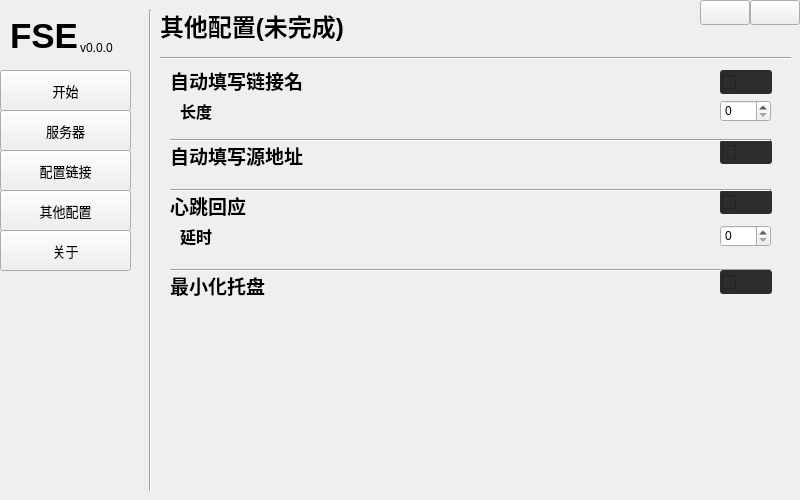
<?xml version="1.0" encoding="UTF-8"?>
<ui version="4.0">
 <class>MainWindow</class>
 <widget class="QMainWindow" name="MainWindow">
  <property name="enabled">
   <bool>true</bool>
  </property>
  <property name="geometry">
   <rect>
    <x>0</x>
    <y>0</y>
    <width>800</width>
    <height>500</height>
   </rect>
  </property>
  <property name="minimumSize">
   <size>
    <width>800</width>
    <height>500</height>
   </size>
  </property>
  <property name="maximumSize">
   <size>
    <width>800</width>
    <height>500</height>
   </size>
  </property>
  <property name="windowTitle">
   <string>Frp快速配置</string>
  </property>
  <widget class="QWidget" name="centralwidget">
   <widget class="Line" name="line">
    <property name="geometry">
     <rect>
      <x>140</x>
      <y>10</y>
      <width>20</width>
      <height>481</height>
     </rect>
    </property>
    <property name="orientation">
     <enum>Qt::Vertical</enum>
    </property>
   </widget>
   <widget class="QStackedWidget" name="stackedWidget">
    <property name="geometry">
     <rect>
      <x>160</x>
      <y>10</y>
      <width>631</width>
      <height>481</height>
     </rect>
    </property>
    <property name="mouseTracking">
     <bool>false</bool>
    </property>
    <property name="contextMenuPolicy">
     <enum>Qt::NoContextMenu</enum>
    </property>
    <property name="layoutDirection">
     <enum>Qt::LeftToRight</enum>
    </property>
    <property name="autoFillBackground">
     <bool>false</bool>
    </property>
    <property name="currentIndex">
     <number>3</number>
    </property>
    <widget class="QWidget" name="page">
     <widget class="Line" name="line_5">
      <property name="geometry">
       <rect>
        <x>0</x>
        <y>40</y>
        <width>631</width>
        <height>16</height>
       </rect>
      </property>
      <property name="orientation">
       <enum>Qt::Horizontal</enum>
      </property>
     </widget>
     <widget class="QLabel" name="label_10">
      <property name="geometry">
       <rect>
        <x>0</x>
        <y>0</y>
        <width>431</width>
        <height>31</height>
       </rect>
      </property>
      <property name="font">
       <font>
        <pointsize>18</pointsize>
        <bold>true</bold>
       </font>
      </property>
      <property name="text">
       <string>开始</string>
      </property>
     </widget>
     <widget class="QPushButton" name="main_start">
      <property name="geometry">
       <rect>
        <x>0</x>
        <y>50</y>
        <width>281</width>
        <height>51</height>
       </rect>
      </property>
      <property name="font">
       <font>
        <pointsize>14</pointsize>
        <bold>false</bold>
       </font>
      </property>
      <property name="text">
       <string/>
      </property>
     </widget>
     <widget class="QTextEdit" name="main_log">
      <property name="geometry">
       <rect>
        <x>0</x>
        <y>100</y>
        <width>621</width>
        <height>371</height>
       </rect>
      </property>
     </widget>
     <widget class="QPushButton" name="main_clear">
      <property name="geometry">
       <rect>
        <x>560</x>
        <y>50</y>
        <width>61</width>
        <height>51</height>
       </rect>
      </property>
      <property name="font">
       <font>
        <pointsize>14</pointsize>
        <bold>false</bold>
       </font>
      </property>
      <property name="text">
       <string/>
      </property>
     </widget>
     <widget class="QPushButton" name="main_stop">
      <property name="geometry">
       <rect>
        <x>280</x>
        <y>50</y>
        <width>281</width>
        <height>51</height>
       </rect>
      </property>
      <property name="font">
       <font>
        <pointsize>14</pointsize>
        <bold>false</bold>
       </font>
      </property>
      <property name="text">
       <string/>
      </property>
     </widget>
     <zorder>main_log</zorder>
     <zorder>line_5</zorder>
     <zorder>label_10</zorder>
     <zorder>main_start</zorder>
     <zorder>main_clear</zorder>
     <zorder>main_stop</zorder>
    </widget>
    <widget class="QWidget" name="page0">
     <widget class="Line" name="line_4">
      <property name="geometry">
       <rect>
        <x>0</x>
        <y>40</y>
        <width>641</width>
        <height>16</height>
       </rect>
      </property>
      <property name="orientation">
       <enum>Qt::Horizontal</enum>
      </property>
     </widget>
     <widget class="QLabel" name="label_4">
      <property name="geometry">
       <rect>
        <x>0</x>
        <y>0</y>
        <width>431</width>
        <height>31</height>
       </rect>
      </property>
      <property name="font">
       <font>
        <pointsize>18</pointsize>
        <bold>true</bold>
       </font>
      </property>
      <property name="text">
       <string>服务器地址</string>
      </property>
     </widget>
     <widget class="QWidget" name="widget" native="true">
      <property name="geometry">
       <rect>
        <x>310</x>
        <y>60</y>
        <width>321</width>
        <height>131</height>
       </rect>
      </property>
      <widget class="QLabel" name="label_7">
       <property name="geometry">
        <rect>
         <x>10</x>
         <y>10</y>
         <width>71</width>
         <height>16</height>
        </rect>
       </property>
       <property name="text">
        <string>服务器地址</string>
       </property>
      </widget>
      <widget class="QLabel" name="label_8">
       <property name="geometry">
        <rect>
         <x>10</x>
         <y>40</y>
         <width>71</width>
         <height>16</height>
        </rect>
       </property>
       <property name="text">
        <string>服务器端口</string>
       </property>
      </widget>
      <widget class="QLabel" name="label_9">
       <property name="geometry">
        <rect>
         <x>10</x>
         <y>70</y>
         <width>71</width>
         <height>16</height>
        </rect>
       </property>
       <property name="text">
        <string>服务器密钥</string>
       </property>
      </widget>
      <widget class="QLabel" name="show_IP">
       <property name="geometry">
        <rect>
         <x>80</x>
         <y>10</y>
         <width>231</width>
         <height>16</height>
        </rect>
       </property>
       <property name="text">
        <string>无配置</string>
       </property>
      </widget>
      <widget class="QLabel" name="show_Port">
       <property name="geometry">
        <rect>
         <x>80</x>
         <y>40</y>
         <width>231</width>
         <height>16</height>
        </rect>
       </property>
       <property name="text">
        <string>无配置</string>
       </property>
      </widget>
      <widget class="QLabel" name="show_token">
       <property name="geometry">
        <rect>
         <x>80</x>
         <y>70</y>
         <width>231</width>
         <height>16</height>
        </rect>
       </property>
       <property name="text">
        <string>无配置</string>
       </property>
      </widget>
     </widget>
     <widget class="QWidget" name="widget_2" native="true">
      <property name="geometry">
       <rect>
        <x>20</x>
        <y>60</y>
        <width>231</width>
        <height>131</height>
       </rect>
      </property>
      <widget class="QLineEdit" name="server_Port">
       <property name="geometry">
        <rect>
         <x>80</x>
         <y>40</y>
         <width>131</width>
         <height>20</height>
        </rect>
       </property>
       <property name="placeholderText">
        <string>输入端口号</string>
       </property>
      </widget>
      <widget class="QLabel" name="label">
       <property name="geometry">
        <rect>
         <x>2</x>
         <y>12</y>
         <width>71</width>
         <height>16</height>
        </rect>
       </property>
       <property name="text">
        <string>服务器地址</string>
       </property>
      </widget>
      <widget class="QLabel" name="label_3">
       <property name="geometry">
        <rect>
         <x>2</x>
         <y>72</y>
         <width>71</width>
         <height>16</height>
        </rect>
       </property>
       <property name="text">
        <string>服务器密钥</string>
       </property>
      </widget>
      <widget class="QLineEdit" name="server_IP">
       <property name="geometry">
        <rect>
         <x>80</x>
         <y>10</y>
         <width>131</width>
         <height>20</height>
        </rect>
       </property>
       <property name="text">
        <string/>
       </property>
       <property name="placeholderText">
        <string>输入IP</string>
       </property>
      </widget>
      <widget class="QLabel" name="label_2">
       <property name="geometry">
        <rect>
         <x>2</x>
         <y>42</y>
         <width>71</width>
         <height>16</height>
        </rect>
       </property>
       <property name="text">
        <string>服务器端口</string>
       </property>
      </widget>
      <widget class="QLineEdit" name="server_token">
       <property name="geometry">
        <rect>
         <x>80</x>
         <y>70</y>
         <width>131</width>
         <height>20</height>
        </rect>
       </property>
       <property name="placeholderText">
        <string>token</string>
       </property>
      </widget>
      <widget class="QPushButton" name="server_save">
       <property name="geometry">
        <rect>
         <x>10</x>
         <y>100</y>
         <width>201</width>
         <height>24</height>
        </rect>
       </property>
       <property name="text">
        <string>保存</string>
       </property>
      </widget>
      <zorder>server_Port</zorder>
      <zorder>label</zorder>
      <zorder>label_3</zorder>
      <zorder>label_2</zorder>
      <zorder>server_token</zorder>
      <zorder>server_save</zorder>
      <zorder>server_IP</zorder>
     </widget>
    </widget>
    <widget class="QWidget" name="page1">
     <widget class="Line" name="line_3">
      <property name="geometry">
       <rect>
        <x>0</x>
        <y>40</y>
        <width>641</width>
        <height>16</height>
       </rect>
      </property>
      <property name="orientation">
       <enum>Qt::Horizontal</enum>
      </property>
     </widget>
     <widget class="QLabel" name="label_5">
      <property name="geometry">
       <rect>
        <x>0</x>
        <y>0</y>
        <width>431</width>
        <height>31</height>
       </rect>
      </property>
      <property name="font">
       <font>
        <pointsize>18</pointsize>
        <bold>true</bold>
       </font>
      </property>
      <property name="text">
       <string>配置链接</string>
      </property>
     </widget>
     <widget class="QPushButton" name="link_create">
      <property name="geometry">
       <rect>
        <x>520</x>
        <y>60</y>
        <width>101</width>
        <height>41</height>
       </rect>
      </property>
      <property name="text">
       <string>创建</string>
      </property>
     </widget>
     <widget class="QPushButton" name="link_delete">
      <property name="geometry">
       <rect>
        <x>320</x>
        <y>60</y>
        <width>101</width>
        <height>41</height>
       </rect>
      </property>
      <property name="text">
       <string>删除</string>
      </property>
     </widget>
     <widget class="QPushButton" name="link_modify">
      <property name="geometry">
       <rect>
        <x>420</x>
        <y>60</y>
        <width>101</width>
        <height>41</height>
       </rect>
      </property>
      <property name="text">
       <string>编辑</string>
      </property>
     </widget>
     <widget class="QTableWidget" name="linktable">
      <property name="geometry">
       <rect>
        <x>0</x>
        <y>100</y>
        <width>621</width>
        <height>371</height>
       </rect>
      </property>
     </widget>
    </widget>
    <widget class="QWidget" name="page_2">
     <widget class="Line" name="line_6">
      <property name="geometry">
       <rect>
        <x>0</x>
        <y>40</y>
        <width>641</width>
        <height>16</height>
       </rect>
      </property>
      <property name="orientation">
       <enum>Qt::Horizontal</enum>
      </property>
     </widget>
     <widget class="QLabel" name="label_11">
      <property name="geometry">
       <rect>
        <x>0</x>
        <y>0</y>
        <width>431</width>
        <height>31</height>
       </rect>
      </property>
      <property name="font">
       <font>
        <pointsize>18</pointsize>
        <bold>true</bold>
       </font>
      </property>
      <property name="text">
       <string>其他配置(未完成)</string>
      </property>
     </widget>
     <widget class="QCheckBox" name="auto_address">
      <property name="geometry">
       <rect>
        <x>560</x>
        <y>130</y>
        <width>52</width>
        <height>24</height>
       </rect>
      </property>
      <property name="styleSheet">
       <string notr="true">QCheckBox {
    background-color: #2c2c2c;
    border-radius: 3px;
    padding: 2px;
}

QCheckBox::checked {
    background-color: #4cd964;
	border-radius: 3px;
	padding: 2px;
}

QCheckBox::indicator::checked { 
	image: None;
	width: 20px; height: 20px;
	border-radius: 2px;
	background-color: #ffffff;
	position: relative;
	left: 25px;
}

QCheckBox::indicator::unchecked { 
	image: None;
	width: 20px; height: 20px;
	border-radius: 2px;
	background-color: #2196F3;
}
</string>
      </property>
      <property name="text">
       <string/>
      </property>
     </widget>
     <widget class="QCheckBox" name="auto_linkname">
      <property name="geometry">
       <rect>
        <x>560</x>
        <y>60</y>
        <width>52</width>
        <height>24</height>
       </rect>
      </property>
      <property name="styleSheet">
       <string notr="true">QCheckBox {
    background-color: #2c2c2c;
    border-radius: 3px;
    padding: 2px;
}

QCheckBox::checked {
    background-color: #4cd964;
	border-radius: 3px;
	padding: 2px;
}

QCheckBox::indicator::checked { 
	image: None;
	width: 20px; height: 20px;
	border-radius: 2px;
	background-color: #ffffff;
	position: relative;
	left: 25px;
}

QCheckBox::indicator::unchecked { 
	image: None;
	width: 20px; height: 20px;
	border-radius: 2px;
	background-color: #2196F3;
}
</string>
      </property>
      <property name="text">
       <string/>
      </property>
     </widget>
     <widget class="QCheckBox" name="auto_heartbeat">
      <property name="geometry">
       <rect>
        <x>560</x>
        <y>180</y>
        <width>52</width>
        <height>24</height>
       </rect>
      </property>
      <property name="styleSheet">
       <string notr="true">QCheckBox {
    background-color: #2c2c2c;
    border-radius: 3px;
    padding: 2px;
}

QCheckBox::checked {
    background-color: #4cd964;
	border-radius: 3px;
	padding: 2px;
}

QCheckBox::indicator::checked { 
	image: None;
	width: 20px; height: 20px;
	border-radius: 2px;
	background-color: #ffffff;
	position: relative;
	left: 25px;
}

QCheckBox::indicator::unchecked { 
	image: None;
	width: 20px; height: 20px;
	border-radius: 2px;
	background-color: #2196F3;
}
</string>
      </property>
      <property name="text">
       <string/>
      </property>
     </widget>
     <widget class="QLabel" name="label_13">
      <property name="geometry">
       <rect>
        <x>10</x>
        <y>55</y>
        <width>161</width>
        <height>31</height>
       </rect>
      </property>
      <property name="font">
       <font>
        <pointsize>14</pointsize>
        <bold>true</bold>
       </font>
      </property>
      <property name="text">
       <string>自动填写链接名</string>
      </property>
     </widget>
     <widget class="QLabel" name="label_14">
      <property name="geometry">
       <rect>
        <x>20</x>
        <y>90</y>
        <width>111</width>
        <height>21</height>
       </rect>
      </property>
      <property name="font">
       <font>
        <pointsize>12</pointsize>
        <bold>true</bold>
       </font>
      </property>
      <property name="text">
       <string>长度</string>
      </property>
     </widget>
     <widget class="QLabel" name="label_15">
      <property name="geometry">
       <rect>
        <x>10</x>
        <y>130</y>
        <width>161</width>
        <height>31</height>
       </rect>
      </property>
      <property name="font">
       <font>
        <pointsize>14</pointsize>
        <bold>true</bold>
       </font>
      </property>
      <property name="text">
       <string>自动填写源地址</string>
      </property>
     </widget>
     <widget class="QLabel" name="label_16">
      <property name="geometry">
       <rect>
        <x>10</x>
        <y>180</y>
        <width>161</width>
        <height>31</height>
       </rect>
      </property>
      <property name="font">
       <font>
        <pointsize>14</pointsize>
        <bold>true</bold>
       </font>
      </property>
      <property name="text">
       <string>心跳回应</string>
      </property>
     </widget>
     <widget class="QLabel" name="label_17">
      <property name="geometry">
       <rect>
        <x>20</x>
        <y>215</y>
        <width>111</width>
        <height>21</height>
       </rect>
      </property>
      <property name="font">
       <font>
        <pointsize>12</pointsize>
        <bold>true</bold>
       </font>
      </property>
      <property name="text">
       <string>延时</string>
      </property>
     </widget>
     <widget class="QSpinBox" name="auto_linkname_box">
      <property name="geometry">
       <rect>
        <x>560</x>
        <y>90</y>
        <width>51</width>
        <height>22</height>
       </rect>
      </property>
     </widget>
     <widget class="QSpinBox" name="auto_heartbeat_box">
      <property name="geometry">
       <rect>
        <x>560</x>
        <y>215</y>
        <width>51</width>
        <height>22</height>
       </rect>
      </property>
     </widget>
     <widget class="Line" name="line_7">
      <property name="geometry">
       <rect>
        <x>10</x>
        <y>120</y>
        <width>601</width>
        <height>20</height>
       </rect>
      </property>
      <property name="orientation">
       <enum>Qt::Horizontal</enum>
      </property>
     </widget>
     <widget class="Line" name="line_8">
      <property name="geometry">
       <rect>
        <x>10</x>
        <y>170</y>
        <width>601</width>
        <height>20</height>
       </rect>
      </property>
      <property name="orientation">
       <enum>Qt::Horizontal</enum>
      </property>
     </widget>
     <widget class="QLabel" name="label_18">
      <property name="geometry">
       <rect>
        <x>10</x>
        <y>260</y>
        <width>161</width>
        <height>31</height>
       </rect>
      </property>
      <property name="font">
       <font>
        <pointsize>14</pointsize>
        <bold>true</bold>
       </font>
      </property>
      <property name="text">
       <string>最小化托盘</string>
      </property>
     </widget>
     <widget class="Line" name="line_9">
      <property name="geometry">
       <rect>
        <x>10</x>
        <y>250</y>
        <width>601</width>
        <height>20</height>
       </rect>
      </property>
      <property name="orientation">
       <enum>Qt::Horizontal</enum>
      </property>
     </widget>
     <widget class="QCheckBox" name="auto_mini">
      <property name="geometry">
       <rect>
        <x>560</x>
        <y>260</y>
        <width>52</width>
        <height>24</height>
       </rect>
      </property>
      <property name="styleSheet">
       <string notr="true">QCheckBox {
    background-color: #2c2c2c;
    border-radius: 3px;
    padding: 2px;
}

QCheckBox::checked {
    background-color: #4cd964;
	border-radius: 3px;
	padding: 2px;
}

QCheckBox::indicator::checked { 
	image: None;
	width: 20px; height: 20px;
	border-radius: 2px;
	background-color: #ffffff;
	position: relative;
	left: 25px;
}

QCheckBox::indicator::unchecked { 
	image: None;
	width: 20px; height: 20px;
	border-radius: 2px;
	background-color: #2196F3;
}
</string>
      </property>
      <property name="text">
       <string/>
      </property>
     </widget>
    </widget>
    <widget class="QWidget" name="page2">
     <widget class="Line" name="line_2">
      <property name="geometry">
       <rect>
        <x>0</x>
        <y>40</y>
        <width>641</width>
        <height>16</height>
       </rect>
      </property>
      <property name="orientation">
       <enum>Qt::Horizontal</enum>
      </property>
     </widget>
     <widget class="QLabel" name="label_6">
      <property name="geometry">
       <rect>
        <x>0</x>
        <y>0</y>
        <width>431</width>
        <height>31</height>
       </rect>
      </property>
      <property name="font">
       <font>
        <pointsize>18</pointsize>
        <bold>true</bold>
       </font>
      </property>
      <property name="text">
       <string>关于</string>
      </property>
     </widget>
    </widget>
   </widget>
   <widget class="QWidget" name="widget_3" native="true">
    <property name="geometry">
     <rect>
      <x>580</x>
      <y>0</y>
      <width>221</width>
      <height>31</height>
     </rect>
    </property>
    <widget class="QPushButton" name="window_close">
     <property name="geometry">
      <rect>
       <x>170</x>
       <y>0</y>
       <width>50</width>
       <height>25</height>
      </rect>
     </property>
     <property name="contextMenuPolicy">
      <enum>Qt::NoContextMenu</enum>
     </property>
     <property name="text">
      <string/>
     </property>
    </widget>
    <widget class="QPushButton" name="window_mini">
     <property name="geometry">
      <rect>
       <x>120</x>
       <y>0</y>
       <width>50</width>
       <height>25</height>
      </rect>
     </property>
     <property name="font">
      <font>
       <pointsize>9</pointsize>
      </font>
     </property>
     <property name="text">
      <string/>
     </property>
    </widget>
    <zorder>window_mini</zorder>
    <zorder>window_close</zorder>
   </widget>
   <widget class="QPushButton" name="page_main">
    <property name="geometry">
     <rect>
      <x>0</x>
      <y>70</y>
      <width>131</width>
      <height>41</height>
     </rect>
    </property>
    <property name="font">
     <font>
      <pointsize>10</pointsize>
     </font>
    </property>
    <property name="text">
     <string>开始</string>
    </property>
   </widget>
   <widget class="QPushButton" name="page_server">
    <property name="geometry">
     <rect>
      <x>0</x>
      <y>110</y>
      <width>131</width>
      <height>41</height>
     </rect>
    </property>
    <property name="font">
     <font>
      <pointsize>10</pointsize>
     </font>
    </property>
    <property name="text">
     <string>服务器</string>
    </property>
   </widget>
   <widget class="QLabel" name="version">
    <property name="geometry">
     <rect>
      <x>80</x>
      <y>40</y>
      <width>51</width>
      <height>16</height>
     </rect>
    </property>
    <property name="text">
     <string>v0.0.0</string>
    </property>
   </widget>
   <widget class="QPushButton" name="page_other">
    <property name="geometry">
     <rect>
      <x>0</x>
      <y>190</y>
      <width>131</width>
      <height>41</height>
     </rect>
    </property>
    <property name="font">
     <font>
      <pointsize>10</pointsize>
     </font>
    </property>
    <property name="text">
     <string>其他配置</string>
    </property>
   </widget>
   <widget class="QLabel" name="label_12">
    <property name="geometry">
     <rect>
      <x>10</x>
      <y>10</y>
      <width>71</width>
      <height>51</height>
     </rect>
    </property>
    <property name="sizePolicy">
     <sizepolicy hsizetype="Minimum" vsizetype="Minimum">
      <horstretch>0</horstretch>
      <verstretch>0</verstretch>
     </sizepolicy>
    </property>
    <property name="font">
     <font>
      <pointsize>26</pointsize>
      <bold>true</bold>
     </font>
    </property>
    <property name="text">
     <string>FSE</string>
    </property>
    <property name="textFormat">
     <enum>Qt::PlainText</enum>
    </property>
    <property name="wordWrap">
     <bool>false</bool>
    </property>
   </widget>
   <widget class="QPushButton" name="page_link">
    <property name="geometry">
     <rect>
      <x>0</x>
      <y>150</y>
      <width>131</width>
      <height>41</height>
     </rect>
    </property>
    <property name="font">
     <font>
      <pointsize>10</pointsize>
     </font>
    </property>
    <property name="text">
     <string>配置链接</string>
    </property>
   </widget>
   <widget class="QPushButton" name="page_tags">
    <property name="geometry">
     <rect>
      <x>0</x>
      <y>230</y>
      <width>131</width>
      <height>41</height>
     </rect>
    </property>
    <property name="font">
     <font>
      <pointsize>10</pointsize>
     </font>
    </property>
    <property name="text">
     <string>关于</string>
    </property>
   </widget>
  </widget>
 </widget>
 <resources>
  <include location="main.qrc"/>
 </resources>
 <connections/>
</ui>
